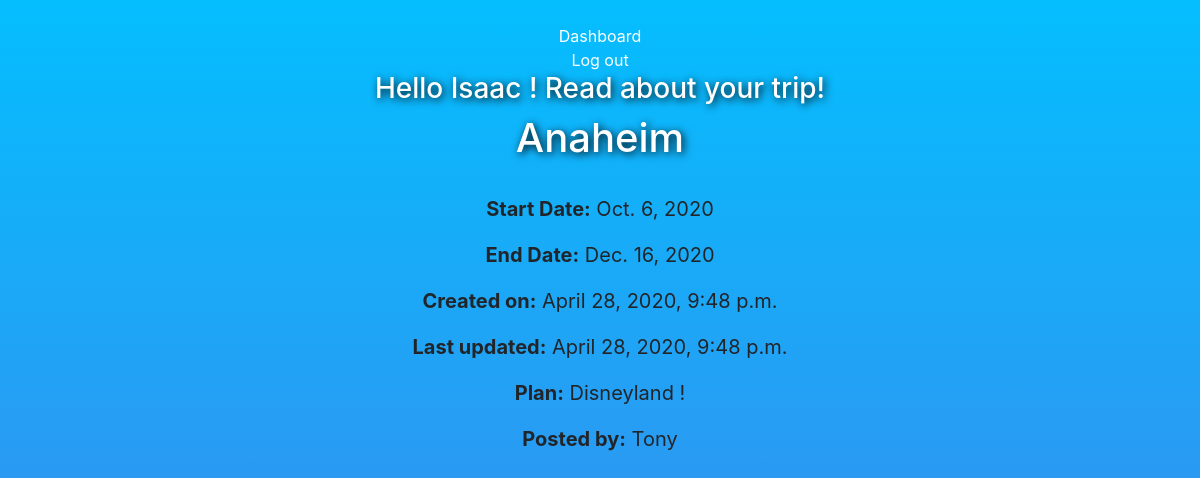
The app's page /trips/9 (signed in) with its own data.
### main/models.py (models this page shows)
class User(models.Model):
    first_name=models.CharField(max_length=100)
    last_name=models.CharField(max_length=100)
    email=models.EmailField(max_length=100)
    password=models.CharField(max_length=100)
    created_at=models.DateTimeField(auto_now_add=True)
    updated_at=models.DateTimeField(auto_now=True)
    objects=UserManager()

class Trip(models.Model):
    destination=models.CharField(max_length=100)
    start_date=models.DateField()
    end_date=models.DateField()
    plan=models.TextField()
    created_at=models.DateTimeField(auto_now_add=True)
    updated_at=models.DateTimeField(auto_now=True)
    user=models.ForeignKey(User, on_delete=models.CASCADE) #1 user has many trips
    objects=TripManager()

### main/views.py (the view)
# urls.py: path("trips/<int:trip_id>", views.view_trip_page),
def view_trip_page(request, trip_id):
    context={
        "trip": Trip.objects.get(id=trip_id),
        "user": User.objects.get(id=request.session["user_id"])
    }
    return render(request, "view_trip_page.html", context)

### main/templates/view_trip_page.html (shortened to what this page needs)
<link rel="stylesheet" href="https://stackpath.bootstrapcdn.com/bootstrap/4.5.1/css/bootstrap.min.css">
<!DOCTYPE html>
<html lang="en">
<head>
</head>
<body>
<div class="col-xs-1" align="center">
    <br>
    <a href="/dashboard">Dashboard</a>
    <br>
    <a href="/logout">Log out</a>
    <br>
    <h3>Hello {{user.first_name}} ! Read about your trip!</h3>
    <h1>{{trip.destination}}</h1>
    <br>
    <p><b>Start Date:</b> {{trip.start_date}}</p>
    <p><b>End Date:</b> {{trip.end_date}}</p>
    <p><b>Created on:</b> {{trip.created_at}}</p>
    <p><b>Last updated:</b> {{trip.updated_at}}</p>
    <p><b>Plan:</b> {{trip.plan}}</p>
    <p><b>Posted by:</b> {{trip.user.first_name}}</p>
</div>
</body>
</html>

### main/templates/view_trip_page.html (style rules this page uses)
body { background-image: linear-gradient(to top, #4481eb 0%, #04befe 100%); }
a { color: white; }
h3 { color: white; text-shadow: 2px 2px 8px #000000; }
h1 { color: white; text-shadow: 2px 2px 8px #000000; }
p { font-size: 20px; }

### records on screen
User: first_name "Isaac"
Trip: destination "Anaheim", start_date "Oct. 6, 2020", end_date "Dec. 16, 2020", created_at "April 28, 2020, 9:48 p.m.", updated_at "April 28, 2020, 9:48 p.m.", plan "Disneyland !", user.first_name "Tony"
